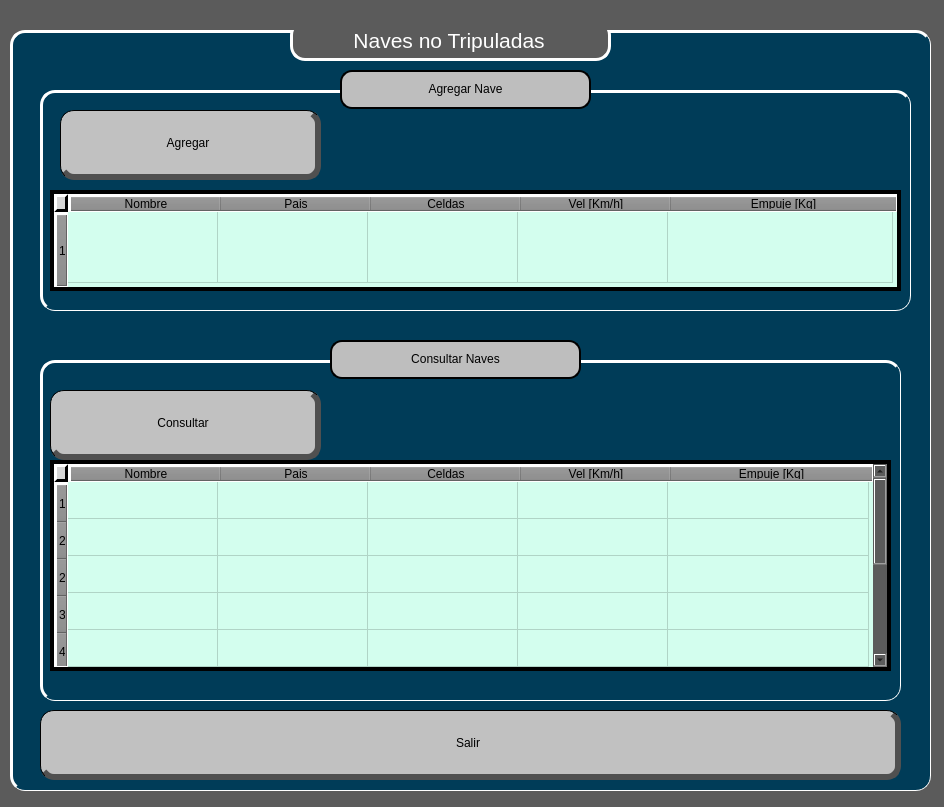
<?xml version="1.0" encoding="UTF-8"?>
<ui version="4.0">
 <class>Dialog1</class>
 <widget class="QDialog" name="Dialog1">
  <property name="geometry">
   <rect>
    <x>0</x>
    <y>0</y>
    <width>944</width>
    <height>807</height>
   </rect>
  </property>
  <property name="minimumSize">
   <size>
    <width>944</width>
    <height>807</height>
   </size>
  </property>
  <property name="maximumSize">
   <size>
    <width>944</width>
    <height>807</height>
   </size>
  </property>
  <property name="windowTitle">
   <string>Dialog</string>
  </property>
  <property name="styleSheet">
   <string notr="true">background-color: rgb(91, 91, 91);</string>
  </property>
  <widget class="QFrame" name="frame">
   <property name="geometry">
    <rect>
     <x>10</x>
     <y>30</y>
     <width>921</width>
     <height>761</height>
    </rect>
   </property>
   <property name="sizeIncrement">
    <size>
     <width>26</width>
     <height>0</height>
    </size>
   </property>
   <property name="styleSheet">
    <string notr="true">
QFrame{
background-color: rgb(0,206,151);
background-color: rgb(0, 60, 88);
border-radius:15px;
border:1px solid rgb(255, 255, 255);

border-top:3px solid  rgb(255, 255, 255);
border-left:3px solid  rgb(255, 255, 255)

}

QTableWidget{
border-radius:0px;
background-color: rgb(211, 254, 238);
font: 18pt &quot;MS Shell Dlg 2&quot;;
border:1px solid whiter;
}


QHeaderView::section{

background-color: rgb(139, 139, 139);
font: 15pt &quot;MS Shell Dlg 2&quot;
}

QTableWidget QTableCornerButton::section{
background-color: rgb(213, 213, 213);
font: 15pt &quot;MS Shell Dlg 2&quot;;
border:1px solid whiter;

border:3px solid rgb(0, 0, 0);
border-top:3px solid  rgb(255, 255, 255);
border-left:3px solid  rgb(255, 255, 255)

}


QLineEdit{
background-color: rgb(0, 60, 88);
color: rgb(255, 255, 255);
border-radius:12px;
border:2px solid rgb(255, 255, 255);
font: 16pt &quot;MS Shell Dlg 2&quot;;


}

QPushButton{
font: 75 19pt &quot;MS Shell Dlg 2&quot;;
background-color: rgb(211, 254, 238);
border-radius:13px;
border:2px solid whiter;
}
</string>
   </property>
   <property name="frameShape">
    <enum>QFrame::StyledPanel</enum>
   </property>
   <property name="frameShadow">
    <enum>QFrame::Raised</enum>
   </property>
   <widget class="QLabel" name="label">
    <property name="geometry">
     <rect>
      <x>280</x>
      <y>-10</y>
      <width>321</width>
      <height>41</height>
     </rect>
    </property>
    <property name="styleSheet">
     <string notr="true">background-color:rgb(91, 91, 91);
font: 12pt &quot;MS Shell Dlg 2&quot;;

border-right:3px solid rgb(255, 255, 255);
border-bottom:3px solid rgb(255, 255, 255)</string>
    </property>
    <property name="text">
     <string>&lt;!DOCTYPE HTML PUBLIC &quot;-//W3C//DTD HTML 4.0//EN&quot; &quot;http://www.w3.org/TR/REC-html40/strict.dtd&quot;&gt;
&lt;html&gt;&lt;head&gt;&lt;meta name=&quot;qrichtext&quot; content=&quot;1&quot; /&gt;&lt;style type=&quot;text/css&quot;&gt;
p, li { white-space: pre-wrap; }
&lt;/style&gt;&lt;/head&gt;&lt;body style=&quot; font-family:'MS Shell Dlg 2'; font-size:12pt; font-weight:400; font-style:normal;&quot;&gt;
&lt;p align=&quot;center&quot; style=&quot; margin-top:0px; margin-bottom:0px; margin-left:0px; margin-right:0px; -qt-block-indent:0; text-indent:0px;&quot;&gt;&lt;span style=&quot; font-size:16pt; color:#ffffff;&quot;&gt;Naves no Tripuladas &lt;/span&gt;&lt;/p&gt;&lt;/body&gt;&lt;/html&gt;</string>
    </property>
   </widget>
   <widget class="QPushButton" name="Salir">
    <property name="geometry">
     <rect>
      <x>30</x>
      <y>680</y>
      <width>861</width>
      <height>70</height>
     </rect>
    </property>
    <property name="styleSheet">
     <string notr="true">

QPushButton{

border:2px solid rgb(0,0,0);
font: 14pt &quot;MS Shell Dlg 2&quot;;
border-radius:14px;


background-color: rgb(193, 193, 193);
border:1px solid whiter;
border-right:6px solid rgb(80,80,80);
border-bottom:6px solid rgb(80,80,80)
}

QPushButton:pressed{
font: 75 12pt &quot;MS Shell Dlg 2&quot;;
background-color: rgb(156, 156, 156);
border-right:none;
border-bottom:none;
}

QPushButton:hover{
background-color: rgb(156, 156, 156)

}</string>
    </property>
    <property name="text">
     <string>Salir</string>
    </property>
    <property name="autoRepeatInterval">
     <number>103</number>
    </property>
   </widget>
   <widget class="QFrame" name="frame_2">
    <property name="geometry">
     <rect>
      <x>30</x>
      <y>330</y>
      <width>861</width>
      <height>341</height>
     </rect>
    </property>
    <property name="styleSheet">
     <string notr="true">
QFrame{
background-color: rgb(0,206,151);
background-color: rgb(0, 60, 88);
border-radius:15px;
border:1px solid rgb(255, 255, 255);
border-top:3px solid  rgb(255, 255, 255);
border-left:3px solid  rgb(255, 255, 255)


}

QTableWidget{
border-radius:0px;
background-color: rgb(211, 254, 238);
font: 17pt &quot;MS Shell Dlg 2&quot;;
border:4px solid whiter;


}


QHeaderView::section{

background-color: rgb(139, 139, 139);
font: 15pt &quot;MS Shell Dlg 2&quot;
}

QTableWidget QTableCornerButton::section{
background-color: rgb(213, 213, 213);
font: 15pt &quot;MS Shell Dlg 2&quot;;
border:3px solid rgb(0, 0, 0);
border-top:3px solid  rgb(255, 255, 255);
border-left:3px solid  rgb(255, 255, 255)

}</string>
    </property>
    <property name="frameShape">
     <enum>QFrame::StyledPanel</enum>
    </property>
    <property name="frameShadow">
     <enum>QFrame::Raised</enum>
    </property>
    <widget class="QTableWidget" name="tableWidget_3">
     <property name="enabled">
      <bool>true</bool>
     </property>
     <property name="geometry">
      <rect>
       <x>10</x>
       <y>100</y>
       <width>841</width>
       <height>211</height>
      </rect>
     </property>
     <property name="sizePolicy">
      <sizepolicy hsizetype="MinimumExpanding" vsizetype="MinimumExpanding">
       <horstretch>0</horstretch>
       <verstretch>0</verstretch>
      </sizepolicy>
     </property>
     <property name="styleSheet">
      <string notr="true"/>
     </property>
     <property name="frameShadow">
      <enum>QFrame::Sunken</enum>
     </property>
     <property name="autoScroll">
      <bool>false</bool>
     </property>
     <property name="alternatingRowColors">
      <bool>false</bool>
     </property>
     <property name="showGrid">
      <bool>true</bool>
     </property>
     <property name="sortingEnabled">
      <bool>false</bool>
     </property>
     <property name="cornerButtonEnabled">
      <bool>false</bool>
     </property>
     <attribute name="horizontalHeaderVisible">
      <bool>true</bool>
     </attribute>
     <attribute name="horizontalHeaderCascadingSectionResizes">
      <bool>false</bool>
     </attribute>
     <attribute name="horizontalHeaderDefaultSectionSize">
      <number>150</number>
     </attribute>
     <attribute name="horizontalHeaderHighlightSections">
      <bool>false</bool>
     </attribute>
     <attribute name="horizontalHeaderMinimumSectionSize">
      <number>67</number>
     </attribute>
     <attribute name="horizontalHeaderShowSortIndicator" stdset="0">
      <bool>false</bool>
     </attribute>
     <attribute name="horizontalHeaderStretchLastSection">
      <bool>true</bool>
     </attribute>
     <attribute name="verticalHeaderDefaultSectionSize">
      <number>37</number>
     </attribute>
     <attribute name="verticalHeaderHighlightSections">
      <bool>false</bool>
     </attribute>
     <attribute name="verticalHeaderMinimumSectionSize">
      <number>29</number>
     </attribute>
     <attribute name="verticalHeaderStretchLastSection">
      <bool>true</bool>
     </attribute>
     <row>
      <property name="text">
       <string>1 </string>
      </property>
     </row>
     <row>
      <property name="text">
       <string>2</string>
      </property>
     </row>
     <row>
      <property name="text">
       <string>2</string>
      </property>
     </row>
     <row>
      <property name="text">
       <string>3</string>
      </property>
     </row>
     <row>
      <property name="text">
       <string>4</string>
      </property>
     </row>
     <row>
      <property name="text">
       <string>5</string>
      </property>
     </row>
     <row>
      <property name="text">
       <string>6</string>
      </property>
     </row>
     <row>
      <property name="text">
       <string>7</string>
      </property>
     </row>
     <row>
      <property name="text">
       <string>8</string>
      </property>
     </row>
     <row>
      <property name="text">
       <string>9</string>
      </property>
     </row>
     <column>
      <property name="text">
       <string>Nombre</string>
      </property>
     </column>
     <column>
      <property name="text">
       <string>Pais</string>
      </property>
     </column>
     <column>
      <property name="text">
       <string>Celdas</string>
      </property>
     </column>
     <column>
      <property name="text">
       <string>Vel [Km/h]</string>
      </property>
     </column>
     <column>
      <property name="text">
       <string>Empuje [Kg]</string>
      </property>
     </column>
    </widget>
    <widget class="QPushButton" name="Consultar_NTripuladas">
     <property name="geometry">
      <rect>
       <x>10</x>
       <y>30</y>
       <width>271</width>
       <height>70</height>
      </rect>
     </property>
     <property name="styleSheet">
      <string notr="true">

QPushButton{

border:2px solid rgb(0,0,0);
font: 14pt &quot;MS Shell Dlg 2&quot;;
border-radius:14px;


background-color: rgb(193, 193, 193);
border:1px solid whiter;
border-right:6px solid rgb(80,80,80);
border-bottom:6px solid rgb(80,80,80)
}

QPushButton:pressed{
font: 75 12pt &quot;MS Shell Dlg 2&quot;;
background-color: rgb(156, 156, 156);
border-right:none;
border-bottom:none;
}

QPushButton:hover{
background-color: rgb(156, 156, 156)

}</string>
     </property>
     <property name="text">
      <string>Consultar</string>
     </property>
     <property name="autoRepeatInterval">
      <number>103</number>
     </property>
    </widget>
    <widget class="QLabel" name="label_16">
     <property name="geometry">
      <rect>
       <x>700</x>
       <y>10</y>
       <width>111</width>
       <height>81</height>
      </rect>
     </property>
     <property name="styleSheet">
      <string notr="true">color: rgb(255, 255, 255);
background-color: transparent;
border:0px</string>
     </property>
     <property name="text">
      <string/>
     </property>
     <property name="pixmap">
      <pixmap>Imagenes/Notripulada-removebg-preview.png</pixmap>
     </property>
     <property name="scaledContents">
      <bool>true</bool>
     </property>
    </widget>
   </widget>
   <widget class="QFrame" name="frame_3">
    <property name="geometry">
     <rect>
      <x>30</x>
      <y>60</y>
      <width>871</width>
      <height>221</height>
     </rect>
    </property>
    <property name="styleSheet">
     <string notr="true">
QFrame{
background-color: rgb(0,206,151);
background-color: rgb(0, 60, 88);
border-radius:15px;
border:1px solid rgb(255, 255, 255);
border-top:3px solid  rgb(255, 255, 255);
border-left:3px solid  rgb(255, 255, 255)


}

QTableWidget{
border-radius:0px;
background-color: rgb(211, 254, 238);
font: 17pt &quot;MS Shell Dlg 2&quot;;
border:4px solid whiter;


}


QHeaderView::section{

background-color: rgb(139, 139, 139);
font: 15pt &quot;MS Shell Dlg 2&quot;
}

QTableWidget QTableCornerButton::section{
background-color: rgb(213, 213, 213);
font: 15pt &quot;MS Shell Dlg 2&quot;;
border:3px solid rgb(0, 0, 0);
border-top:3px solid  rgb(255, 255, 255);
border-left:3px solid  rgb(255, 255, 255)

}</string>
    </property>
    <property name="frameShape">
     <enum>QFrame::StyledPanel</enum>
    </property>
    <property name="frameShadow">
     <enum>QFrame::Raised</enum>
    </property>
    <widget class="QTableWidget" name="tableWidget_4">
     <property name="enabled">
      <bool>true</bool>
     </property>
     <property name="geometry">
      <rect>
       <x>10</x>
       <y>100</y>
       <width>851</width>
       <height>101</height>
      </rect>
     </property>
     <property name="sizePolicy">
      <sizepolicy hsizetype="MinimumExpanding" vsizetype="MinimumExpanding">
       <horstretch>0</horstretch>
       <verstretch>0</verstretch>
      </sizepolicy>
     </property>
     <property name="styleSheet">
      <string notr="true"/>
     </property>
     <property name="frameShadow">
      <enum>QFrame::Sunken</enum>
     </property>
     <property name="autoScroll">
      <bool>false</bool>
     </property>
     <property name="alternatingRowColors">
      <bool>false</bool>
     </property>
     <property name="showGrid">
      <bool>true</bool>
     </property>
     <property name="sortingEnabled">
      <bool>false</bool>
     </property>
     <property name="cornerButtonEnabled">
      <bool>false</bool>
     </property>
     <attribute name="horizontalHeaderVisible">
      <bool>true</bool>
     </attribute>
     <attribute name="horizontalHeaderCascadingSectionResizes">
      <bool>false</bool>
     </attribute>
     <attribute name="horizontalHeaderDefaultSectionSize">
      <number>150</number>
     </attribute>
     <attribute name="horizontalHeaderHighlightSections">
      <bool>false</bool>
     </attribute>
     <attribute name="horizontalHeaderMinimumSectionSize">
      <number>67</number>
     </attribute>
     <attribute name="horizontalHeaderShowSortIndicator" stdset="0">
      <bool>false</bool>
     </attribute>
     <attribute name="horizontalHeaderStretchLastSection">
      <bool>true</bool>
     </attribute>
     <attribute name="verticalHeaderDefaultSectionSize">
      <number>37</number>
     </attribute>
     <attribute name="verticalHeaderHighlightSections">
      <bool>false</bool>
     </attribute>
     <attribute name="verticalHeaderMinimumSectionSize">
      <number>29</number>
     </attribute>
     <attribute name="verticalHeaderStretchLastSection">
      <bool>true</bool>
     </attribute>
     <row>
      <property name="text">
       <string>1 </string>
      </property>
     </row>
     <column>
      <property name="text">
       <string>Nombre</string>
      </property>
     </column>
     <column>
      <property name="text">
       <string>Pais</string>
      </property>
     </column>
     <column>
      <property name="text">
       <string>Celdas</string>
      </property>
     </column>
     <column>
      <property name="text">
       <string>Vel [Km/h]</string>
      </property>
     </column>
     <column>
      <property name="text">
       <string>Empuje [Kg]</string>
      </property>
     </column>
     <item row="0" column="0">
      <property name="text">
       <string> </string>
      </property>
     </item>
     <item row="0" column="1">
      <property name="text">
       <string> </string>
      </property>
     </item>
     <item row="0" column="2">
      <property name="text">
       <string>  </string>
      </property>
     </item>
     <item row="0" column="3">
      <property name="text">
       <string> </string>
      </property>
     </item>
     <item row="0" column="4">
      <property name="text">
       <string> </string>
      </property>
     </item>
    </widget>
    <widget class="QPushButton" name="Agregar_NTripuladas">
     <property name="geometry">
      <rect>
       <x>20</x>
       <y>20</y>
       <width>261</width>
       <height>70</height>
      </rect>
     </property>
     <property name="styleSheet">
      <string notr="true">

QPushButton{

border:2px solid rgb(0,0,0);
font: 14pt &quot;MS Shell Dlg 2&quot;;
border-radius:14px;


background-color: rgb(193, 193, 193);
border:1px solid whiter;
border-right:6px solid rgb(80,80,80);
border-bottom:6px solid rgb(80,80,80)
}

QPushButton:pressed{
font: 75 12pt &quot;MS Shell Dlg 2&quot;;
background-color: rgb(156, 156, 156);
border-right:none;
border-bottom:none;
}

QPushButton:hover{
background-color: rgb(156, 156, 156)

}</string>
     </property>
     <property name="text">
      <string>Agregar</string>
     </property>
     <property name="autoRepeatInterval">
      <number>103</number>
     </property>
    </widget>
    <widget class="QLabel" name="label_15">
     <property name="geometry">
      <rect>
       <x>680</x>
       <y>20</y>
       <width>111</width>
       <height>81</height>
      </rect>
     </property>
     <property name="styleSheet">
      <string notr="true">color: rgb(255, 255, 255);
background-color: transparent;
border:0px</string>
     </property>
     <property name="text">
      <string/>
     </property>
     <property name="pixmap">
      <pixmap>Imagenes/Notripulada-removebg-preview.png</pixmap>
     </property>
     <property name="scaledContents">
      <bool>true</bool>
     </property>
    </widget>
   </widget>
   <widget class="QLabel" name="label_turno">
    <property name="geometry">
     <rect>
      <x>320</x>
      <y>310</y>
      <width>251</width>
      <height>39</height>
     </rect>
    </property>
    <property name="toolTip">
     <string>&lt;html&gt;&lt;head/&gt;&lt;body&gt;&lt;p align=&quot;center&quot;&gt;Paroo&lt;/p&gt;&lt;/body&gt;&lt;/html&gt;</string>
    </property>
    <property name="whatsThis">
     <string>&lt;html&gt;&lt;head/&gt;&lt;body&gt;&lt;p align=&quot;center&quot;&gt;Paro oep&lt;/p&gt;&lt;/body&gt;&lt;/html&gt;</string>
    </property>
    <property name="styleSheet">
     <string notr="true">border:2px solid rgb(0, 0, 0);
border-radius:12px;
font: 15pt &quot;MS Shell Dlg 2&quot;;
background-color: rgb(211, 254, 238);
background-color: rgb(190, 190, 190);</string>
    </property>
    <property name="text">
     <string>&lt;html&gt;&lt;head/&gt;&lt;body&gt;&lt;p align=&quot;center&quot;&gt;Consultar Naves&lt;/p&gt;&lt;/body&gt;&lt;/html&gt;</string>
    </property>
    <property name="alignment">
     <set>Qt::AlignCenter</set>
    </property>
   </widget>
   <widget class="QLabel" name="label_turno_2">
    <property name="geometry">
     <rect>
      <x>330</x>
      <y>40</y>
      <width>251</width>
      <height>39</height>
     </rect>
    </property>
    <property name="toolTip">
     <string>&lt;html&gt;&lt;head/&gt;&lt;body&gt;&lt;p align=&quot;center&quot;&gt;Paroo&lt;/p&gt;&lt;/body&gt;&lt;/html&gt;</string>
    </property>
    <property name="whatsThis">
     <string>&lt;html&gt;&lt;head/&gt;&lt;body&gt;&lt;p align=&quot;center&quot;&gt;Paro oep&lt;/p&gt;&lt;/body&gt;&lt;/html&gt;</string>
    </property>
    <property name="styleSheet">
     <string notr="true">border:2px solid rgb(0, 0, 0);
border-radius:12px;
font: 15pt &quot;MS Shell Dlg 2&quot;;
background-color: rgb(211, 254, 238);
background-color: rgb(190, 190, 190);</string>
    </property>
    <property name="text">
     <string>&lt;html&gt;&lt;head/&gt;&lt;body&gt;&lt;p align=&quot;center&quot;&gt;Agregar Nave&lt;/p&gt;&lt;/body&gt;&lt;/html&gt;</string>
    </property>
    <property name="alignment">
     <set>Qt::AlignCenter</set>
    </property>
   </widget>
  </widget>
 </widget>
 <resources/>
 <connections>
  <connection>
   <sender>Salir</sender>
   <signal>clicked()</signal>
   <receiver>Dialog1</receiver>
   <slot>reject()</slot>
   <hints>
    <hint type="sourcelabel">
     <x>89</x>
     <y>734</y>
    </hint>
    <hint type="destinationlabel">
     <x>26</x>
     <y>801</y>
    </hint>
   </hints>
  </connection>
 </connections>
</ui>
